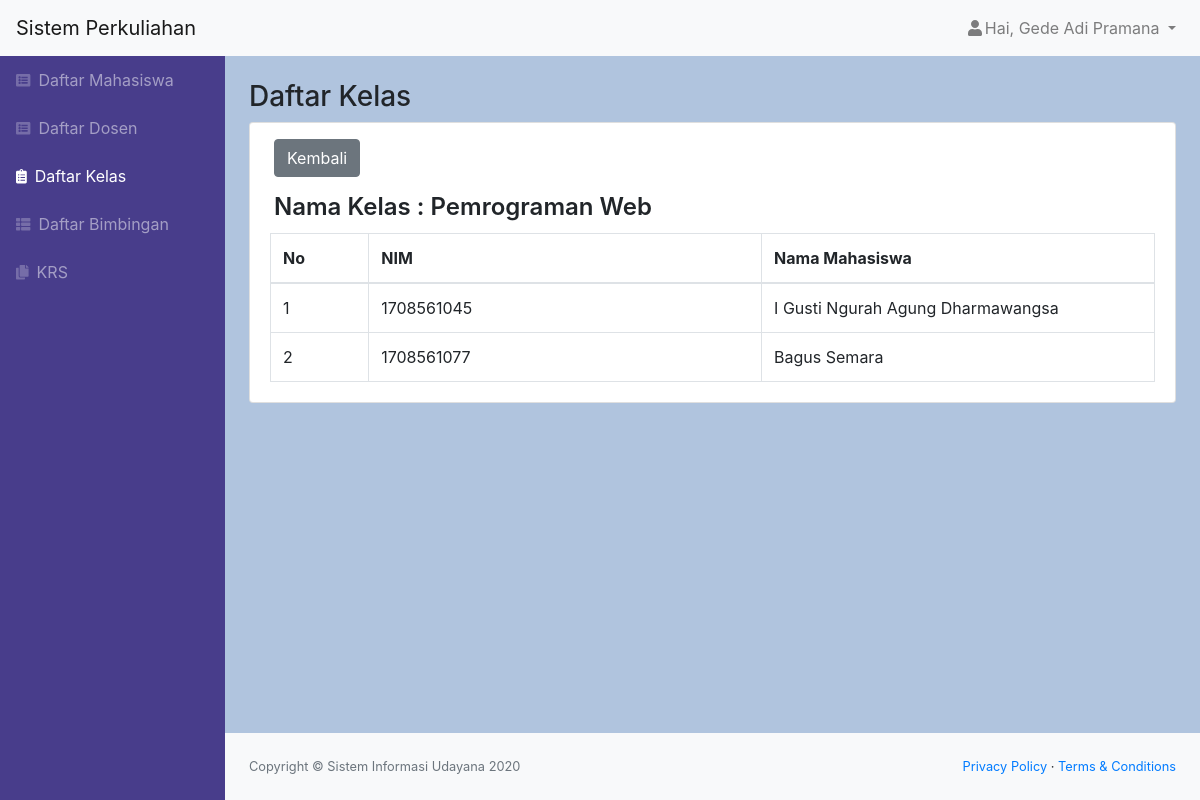
The app's page /kelas_lihat.php?id_kelas=1 (signed in) with its own data.
### tables this page shows
CREATE TABLE `kelas` (
  `id_kelas` int(11) NOT NULL,
  `nama_kelas` varchar(100) NOT NULL,
  `jam_kuliah` varchar(20) NOT NULL,
  `kuota_kelas` int(11) NOT NULL,
  `id_dosen` int(11) NOT NULL,
  `status` varchar(20) NOT NULL
);

CREATE TABLE `join_kelas` (
  `id_join` int(11) NOT NULL,
  `id_mahasiswa` int(11) NOT NULL,
  `id_kelas` int(11) NOT NULL
);

CREATE TABLE `mahasiswa` (
  `id_mahasiswa` int(11) NOT NULL,
  `role` char(1) NOT NULL,
  `nim` char(10) NOT NULL,
  `nama` varchar(50) NOT NULL,
  `email` varchar(50) NOT NULL,
  `alamat` varchar(50) NOT NULL,
  `tanggal_lahir` date NOT NULL,
  `status` varchar(20) NOT NULL,
  `password` varchar(300) NOT NULL
);

### kelas_lihat.php (the view, shortened to what this page needs)
<?php
include "function.php";
$nama = $_SESSION['nama'];
$role = $_SESSION['id'];
$id_kelas = $_GET['id_kelas'];
$queryKelas = mysqli_query($koneksi, "SELECT * FROM join_kelas INNER JOIN kelas ON join_kelas.id_kelas=kelas.id_kelas INNER JOIN mahasiswa ON join_kelas.id_mahasiswa=mahasiswa.id_mahasiswa WHERE kelas.id_kelas = '$id_kelas'");
$kelas = mysqli_query($koneksi, "SELECT nama_kelas FROM kelas WHERE id_kelas = '$id_kelas'");
?>
<!DOCTYPE html>
<html lang="en">
    <head>
        <link href="css/styles.css" rel="stylesheet" />
        <link href="https://cdn.datatables.net/1.10.20/css/dataTables.bootstrap4.min.css" rel="stylesheet" />
    </head>
    <body class="sb-nav-fixed">
        <nav class="sb-topnav navbar navbar-expand navbar-light bg-light">
            <a class="navbar-brand" href="index.html">Sistem Perkuliahan</a>
            <ul class="navbar-nav ml-auto">
                <li class="nav-item dropdown">
                    <a class="nav-link dropdown-toggle" id="userDropdown" href="#" role="button" data-toggle="dropdown" aria-haspopup="true" aria-expanded="false"><i class="fas fa-user fa-fw"></i>Hai, <?= $nama; ?> </a>
                </li>
            </ul>
        </nav>
        <div id="layoutSidenav">
            <div id="layoutSidenav_nav">
                <nav class="sb-sidenav accordion sb-sidenav-dark" id="sidenavAccordion">
                    <div class="sb-sidenav-menu">
                        <div class="nav">
                            <a class="nav-link" href="mahasiswa.php"
                                ><div class="sb-nav-link-icon"><i class="fas fa-list-alt"></i></div>
                                Daftar Mahasiswa</a
                            >
                            <a class="nav-link" href="dosen.php"
                                ><div class="sb-nav-link-icon"><i class="fas fa-list-alt"></i></div>
                                Daftar Dosen</a
                            >
                            <a class="nav-link active" href="kelas.php"
                                ><div class="sb-nav-link-icon"><i class="fas fa-clipboard-list"></i></div>
                                Daftar Kelas</a
                            >
                            <a class="nav-link" href="bimbingan.php"
                                ><div class="sb-nav-link-icon"><i class="fas fa-th-list"></i></div>
                                Daftar Bimbingan</a
                            >
                            <?php if($role == "1") { ?>
                            <a class="nav-link" href="krs.php"
                                ><div class="sb-nav-link-icon"><i class="fas fa-copy"></i></div>
                                KRS</a>
                            <?php } ?>
                        </div>
                    </div>
                </nav>
            </div>
            <div id="layoutSidenav_content">
                <main>
                    <div class="container-fluid">
                        <h3 class="mt-4">Daftar Kelas</h3>
                        <div class="card mb-4">
                        <?php if($role == "2" || $role == "1") { ?>
                            <div class="tambah mt-3 px-4">
                                <a href="kelas.php" class="btn btn-secondary">Kembali</a>
                            </div>
                        <?php } ?>
                        <?php $nama = mysqli_fetch_assoc($kelas); ?>
                            <div class="font mt-3 px-4 mb-0">
                                <h4 style="font-weight: 600;">Nama Kelas : <?= $nama['nama_kelas']; ?></h4>
                            </div>
                            <div class="card-body py-1">
                                <div class="table-responsive">
                                    <table class="table table-bordered" id="dataTable" width="100%" cellspacing="0">
                                        <thead>
                                            <tr>
                                                <th class="col-sm-1">No</th>
                                                <th class="col-sm-4">NIM</th>
                                                <th class="col-sm-4">Nama Mahasiswa</th>
                                            </tr>
                                        </thead>
                                        <?php $i=1; ?>
                                        <?php while($data = mysqli_fetch_assoc($queryKelas)) { ?>
                                            <tr>
                                                <td><?= $i; ?></td>
                                                <td><?= $data['nim']; ?></td>
                                                <td><?= $data['nama']; ?></td>
                                            </tr>
                                        <?php $i++; ?>
                                        <?php } ?>
                                    </table>
                                </div>
                            </div>
                        </div>
                </main>
                <footer class="py-4 bg-light mt-auto">
                    <div class="container-fluid">
                        <div class="d-flex align-items-center justify-content-between small">
                            <div class="text-muted">Copyright &copy; Sistem Informasi Udayana 2020</div>
                            <div>
                                <a href="#">Privacy Policy</a>
                                &middot;
                                <a href="#">Terms &amp; Conditions</a>
                            </div>
                        </div>
                    </div>
                </footer>
            </div>
        </div>
    </body>
</html>

### records on screen
kelas: nama_kelas "Pemrograman Web"
join_kelas: id_mahasiswa.nim "1708561045", id_mahasiswa.nama "I Gusti Ngurah Agung Dharmawangsa"
join_kelas: id_mahasiswa.nim "1708561077", id_mahasiswa.nama "Bagus Semara"

### other values on screen
$nama "Gede Adi Pramana"
